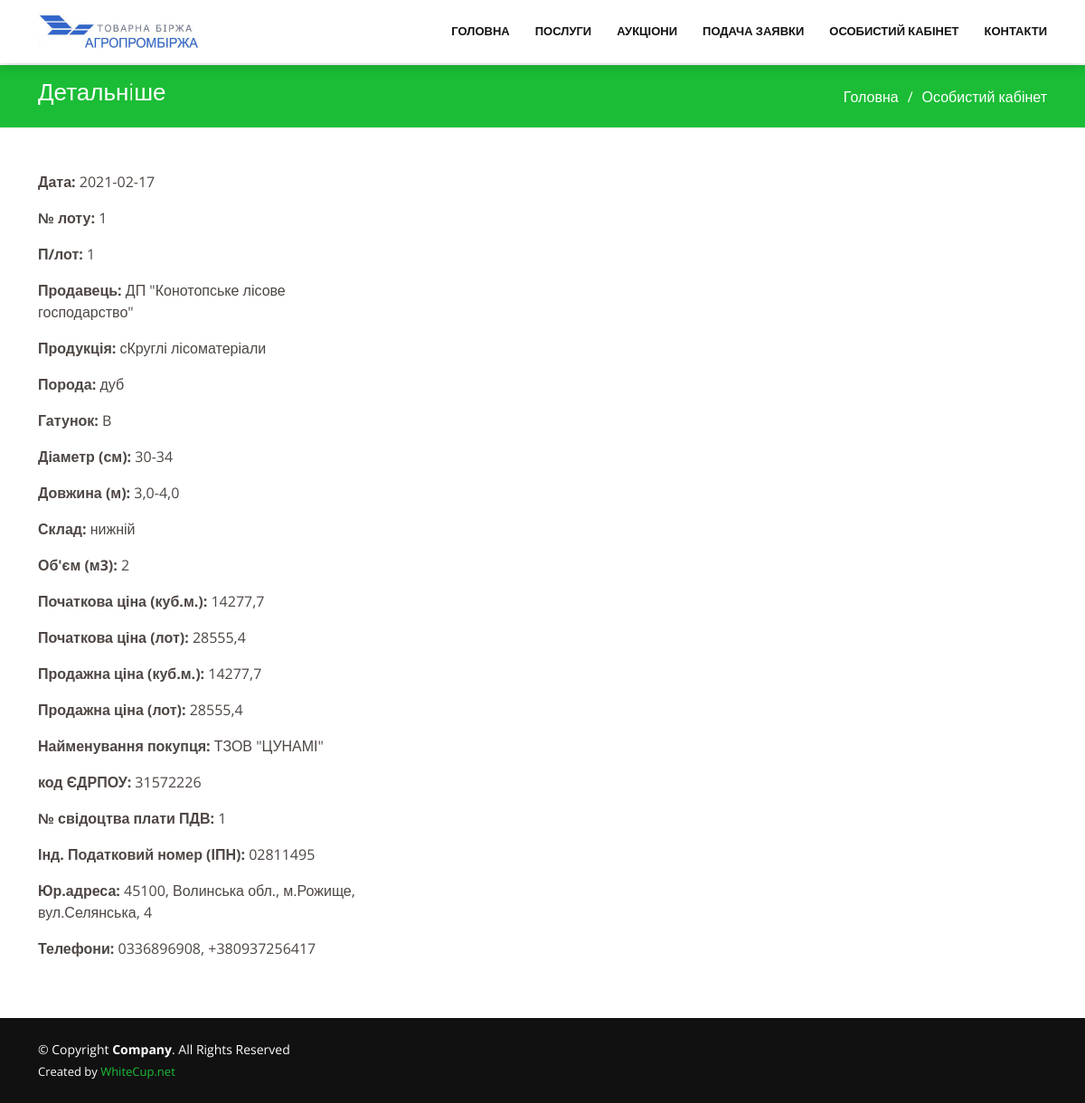
The app's page /csvbase/180/ with its own data.
### csvbase/models.py (models this page shows, shortened)
class Csvbase(models.Model):
    date = models.CharField("Дата", max_length=150, blank=True, null=True)
    numb_lot = models.CharField("№ лоту", max_length=150, blank=True, null=True)
    p_lot = models.CharField("П/лот", max_length=150, blank=True, null=True)
    seller = models.CharField("Продавець", max_length=150, blank=True, null=True)
    product_name = models.CharField("Продукція", max_length=150, blank=True, null=True)
    product_type = models.CharField("Порода", max_length=150, blank=True, null=True)
    product_kind = models.CharField("Гатунок", max_length=150, blank=True, null=True)
    product_diameter = models.CharField("Діаметр (см)", max_length=150, blank=True, null=True)
    product_length = models.CharField("Довжина (м)", max_length=150, blank=True, null=True)
    storehouse = models.CharField("Склад", max_length=150, blank=True, null=True)
    product_size = models.CharField("Об'єм (м3)", max_length=150, blank=True, null=True)
    start_product_price = models.CharField("Початкова ціна (куб.м.)", max_length=150, blank=True, null=True)
    start_lot_price = models.CharField("Початкова ціна (лот)", max_length=150, blank=True, null=True)
    end_product_price = models.CharField("Продажна ціна (куб.м.)", max_length=150, blank=True, null=True)
    end_lot_price = models.CharField("Продажна ціна (лот)", max_length=150, blank=True, null=True)
    buyer = models.CharField("Найменування покупця", max_length=150, blank=True, null=True)
    EDRPOU = models.CharField("код ЄДРПОУ", max_length=150, blank=True, null=True)
    PDV_certificate = models.CharField("№ свідоцтва плати ПДВ", max_length=150, blank=True, null=True)
    IPN = models.CharField("Інд. Податковий номер (ІПН)", max_length=150, blank=True, null=True)
    buyer_address = models.CharField("Юр.адреса", max_length=150, blank=True, null=True)
    contact = models.CharField("Телефони", max_length=150, blank=True, null=True)
    commission = models.CharField("комісійний збір", max_length=150, blank=True, null=True)
    class Meta:
        verbose_name = "CSV"
        verbose_name_plural = "Выгрузка CSV"

### templates/site/doc1.html (shortened to what this page needs)
<!DOCTYPE html>
<html lang="en">
{% load static %}
{% include 'site/include/head.html' %}
<body>
{% include 'site/include/header.html' %}
<body>
{% include 'site/include/header.html' %}
  <main id="main">
<section id="breadcrumbs" class="breadcrumbs">
      <div class="container">
        <div class="d-flex justify-content-between align-items-center">
          <h2>Детальнiше</h2>
          <ol>
            <li><a href="{% url 'index' %}">Головна</a></li>
            <li>Особистий кабінет</li>
          </ol>
        </div>
      </div>
    </section>
    <section id="contact" class="contact" style="padding:0 0 25px 0;" >
      <div class="container">
        <div class="row mt-5" data-aos="fade-up">
          <div class="col-4">
              <p><b>Дата:</b> {{ csvbase.date }}</p>
              <p><b>№ лоту:</b> {{ csvbase.numb_lot }}</p>
            <p><b>П/лот:</b> {{ csvbase.p_lot}}</p>
              <p><b>Продавець:</b> {{ csvbase.seller}}</p>
            <p><b>Продукція:</b> {{ csvbase.product_name}}</p>
            <p><b>Порода:</b> {{ csvbase.product_type}}</p>
           <p><b>Гатунок:</b> {{ csvbase.product_kind}}</p>
           <p><b>Діаметр (см):</b> {{ csvbase.product_diameter}}</p>
            <p><b>Довжина (м):</b> {{ csvbase.product_length}}</p>
            <p><b>Склад:</b> {{ csvbase.storehouse}}</p>
            <p><b>Об'єм (м3):</b> {{ csvbase.product_size}}</p>
            <p><b>Початкова ціна (куб.м.):</b> {{ csvbase.start_product_price}}</p>
           <p><b>Початкова ціна (лот):</b> {{ csvbase.start_lot_price}}</p>
           <p><b>Продажна ціна (куб.м.):</b> {{ csvbase.end_product_price}}</p>
            <p><b>Продажна ціна (лот):</b> {{ csvbase.end_lot_price}}</p>
            <p><b>Найменування покупця:</b> {{ csvbase.buyer}}</p>
            <p><b>код ЄДРПОУ:</b> {{ csvbase.EDRPOU}}</p>
            <p><b>№ свідоцтва плати ПДВ:</b> {{ csvbase.PDV_certificate}}</p>
            <p><b>Інд. Податковий номер (ІПН):</b> {{ csvbase.IPN}}</p>
            <p><b>Юр.адреса:</b> {{ csvbase.buyer_address}}</p>
            <p><b>Телефони:</b> {{ csvbase.contact}}</p>
          </div>
        </div>
      </div>
    </section>
      <br>
  </main>
{% include 'site/include/footer.html' %}
</body>
</html>
</head>
<body>
</body>
</html>

### static/assets/css/style.css (style rules this page uses)
body { font-family: "Open Sans", sans-serif; color: #4d4643; }
a { color: #1bbd36; text-decoration: none; }
h1, h2, h3, h4, h5, h6 { font-family: "Roboto", sans-serif; }
@media (prefers-reduced-motion: no-preference) { :root { scroll-behavior: auto; } }
section { padding: 60px 0; overflow: hidden; }
.breadcrumbs { padding: 15px 0; background: #1bbd36; min-height: 40px; margin-top: 72px; }
.breadcrumbs h2 { font-size: 26px; font-weight: 300; color: #fff; }
.breadcrumbs ol { display: flex; flex-wrap: wrap; list-style: none; padding: 0; margin: 0; color: #fff; }
.breadcrumbs ol a { color: #fff; }
.breadcrumbs ol li + li { padding-left: 10px; }
.breadcrumbs ol li + li::before { display: inline-block; padding-right: 10px; color: #fff; content: "/"; }

### records on screen
Csvbase: date "2021-02-17", numb_lot "1", p_lot "1", seller "ДП \"Конотопське лісове господарство\"", product_name "сКруглі лісоматеріали", product_type "дуб", product_kind "B", product_diameter "30-34", product_length "3,0-4,0", storehouse "нижній", product_size "2", start_product_price "14277,7", start_lot_price "28555,4", end_product_price "14277,7", end_lot_price "28555,4", buyer "ТЗОВ \"ЦУНАМІ\"", EDRPOU "31572226", PDV_certificate "1", IPN "02811495", buyer_address "45100, Волинська обл., м.Рожище, вул.Селянська, 4", contact "0336896908, +380937256417"
